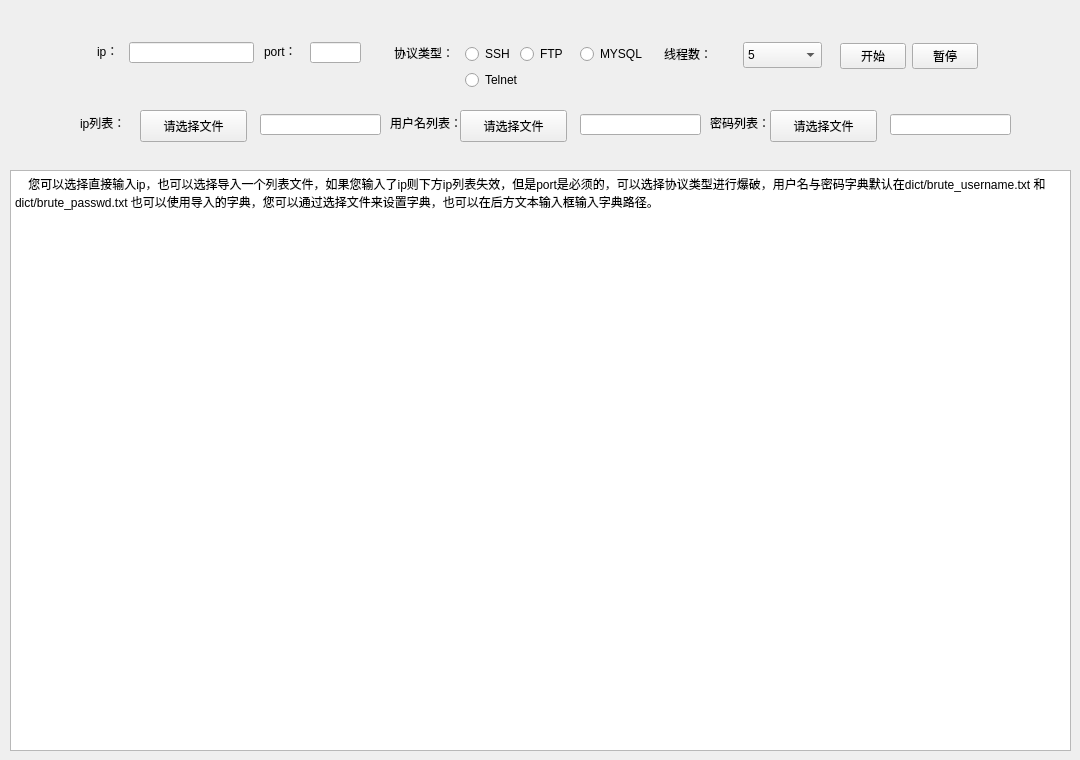
    <widget class="QWidget" name="tab_4">
     <attribute name="title">
      <string>暴力破解</string>
     </attribute>
     <widget class="QLabel" name="label_16">
      <property name="geometry">
       <rect>
        <x>97</x>
        <y>42</y>
        <width>24</width>
        <height>18</height>
       </rect>
      </property>
      <property name="text">
       <string>ip：</string>
      </property>
     </widget>
     <widget class="QLineEdit" name="lineEdit_brute_ip">
      <property name="geometry">
       <rect>
        <x>129</x>
        <y>42</y>
        <width>125</width>
        <height>21</height>
       </rect>
      </property>
     </widget>
     <widget class="QLabel" name="label_17">
      <property name="geometry">
       <rect>
        <x>264</x>
        <y>42</y>
        <width>38</width>
        <height>18</height>
       </rect>
      </property>
      <property name="text">
       <string>port：</string>
      </property>
     </widget>
     <widget class="QLineEdit" name="lineEdit_brute_port">
      <property name="geometry">
       <rect>
        <x>310</x>
        <y>42</y>
        <width>51</width>
        <height>21</height>
       </rect>
      </property>
     </widget>
     <widget class="QPlainTextEdit" name="plainTextEdit_brute_result">
      <property name="geometry">
       <rect>
        <x>10</x>
        <y>170</y>
        <width>1061</width>
        <height>581</height>
       </rect>
      </property>
      <property name="readOnly">
       <bool>true</bool>
      </property>
      <property name="plainText">
       <string>    您可以选择直接输入ip，也可以选择导入一个列表文件，如果您输入了ip则下方ip列表失效，但是port是必须的，可以选择协议类型进行爆破，用户名与密码字典默认在dict/brute_username.txt 和 dict/brute_passwd.txt 也可以使用导入的字典，您可以通过选择文件来设置字典，也可以在后方文本输入框输入字典路径。</string>
      </property>
     </widget>
     <widget class="QWidget" name="layoutWidget">
      <property name="geometry">
       <rect>
        <x>580</x>
        <y>40</y>
        <width>250</width>
        <height>32</height>
       </rect>
      </property>
      <layout class="QHBoxLayout" name="horizontalLayout_4"/>
     </widget>
     <widget class="QLabel" name="label_18">
      <property name="geometry">
       <rect>
        <x>394</x>
        <y>44</y>
        <width>65</width>
        <height>18</height>
       </rect>
      </property>
      <property name="text">
       <string>协议类型：</string>
      </property>
     </widget>
     <widget class="QRadioButton" name="radioButton_brute_ftp">
      <property name="geometry">
       <rect>
        <x>520</x>
        <y>44</y>
        <width>51</width>
        <height>20</height>
       </rect>
      </property>
      <property name="text">
       <string>FTP</string>
      </property>
     </widget>
     <widget class="QRadioButton" name="radioButton_brute_mysql">
      <property name="geometry">
       <rect>
        <x>580</x>
        <y>44</y>
        <width>71</width>
        <height>20</height>
       </rect>
      </property>
      <property name="text">
       <string>MYSQL</string>
      </property>
     </widget>
     <widget class="QLabel" name="label_19">
      <property name="geometry">
       <rect>
        <x>664</x>
        <y>44</y>
        <width>74</width>
        <height>20</height>
       </rect>
      </property>
      <property name="text">
       <string>线程数：</string>
      </property>
     </widget>
     <widget class="QComboBox" name="comboBox_brute_thread">
      <property name="geometry">
       <rect>
        <x>743</x>
        <y>42</y>
        <width>79</width>
        <height>26</height>
       </rect>
      </property>
      <item>
       <property name="text">
        <string>5</string>
       </property>
      </item>
      <item>
       <property name="text">
        <string>10</string>
       </property>
      </item>
      <item>
       <property name="text">
        <string>20</string>
       </property>
      </item>
      <item>
       <property name="text">
        <string>35</string>
       </property>
      </item>
     </widget>
     <widget class="QRadioButton" name="radioButton_brute_ssh">
      <property name="geometry">
       <rect>
        <x>465</x>
        <y>44</y>
        <width>51</width>
        <height>20</height>
       </rect>
      </property>
      <property name="text">
       <string>SSH</string>
      </property>
     </widget>
     <widget class="QLabel" name="label_20">
      <property name="geometry">
       <rect>
        <x>80</x>
        <y>114</y>
        <width>50</width>
        <height>18</height>
       </rect>
      </property>
      <property name="text">
       <string>ip列表：</string>
      </property>
     </widget>
     <widget class="QPushButton" name="pushButton_brute_set_iplist">
      <property name="geometry">
       <rect>
        <x>140</x>
        <y>110</y>
        <width>107</width>
        <height>32</height>
       </rect>
      </property>
      <property name="text">
       <string>请选择文件</string>
      </property>
     </widget>
     <widget class="QLineEdit" name="lineEdit_brute_iplist">
      <property name="geometry">
       <rect>
        <x>260</x>
        <y>114</y>
        <width>121</width>
        <height>21</height>
       </rect>
      </property>
     </widget>
     <widget class="QLabel" name="label_21">
      <property name="geometry">
       <rect>
        <x>390</x>
        <y>114</y>
        <width>78</width>
        <height>18</height>
       </rect>
      </property>
      <property name="text">
       <string>用户名列表：</string>
      </property>
     </widget>
     <widget class="QPushButton" name="pushButton_brute_set_usernamelist">
      <property name="geometry">
       <rect>
        <x>460</x>
        <y>110</y>
        <width>107</width>
        <height>32</height>
       </rect>
      </property>
      <property name="text">
       <string>请选择文件</string>
      </property>
     </widget>
     <widget class="QLineEdit" name="lineEdit_brute_usernamelist">
      <property name="geometry">
       <rect>
        <x>580</x>
        <y>114</y>
        <width>121</width>
        <height>21</height>
       </rect>
      </property>
     </widget>
     <widget class="QLabel" name="label_22">
      <property name="geometry">
       <rect>
        <x>710</x>
        <y>114</y>
        <width>65</width>
        <height>18</height>
       </rect>
      </property>
      <property name="text">
       <string>密码列表：</string>
      </property>
     </widget>
     <widget class="QPushButton" name="pushButton_brute_set_passwdlist">
      <property name="geometry">
       <rect>
        <x>770</x>
        <y>110</y>
        <width>107</width>
        <height>32</height>
       </rect>
      </property>
      <property name="text">
       <string>请选择文件</string>
      </property>
     </widget>
     <widget class="QLineEdit" name="lineEdit_brute_passwdlist">
      <property name="geometry">
       <rect>
        <x>890</x>
        <y>114</y>
        <width>121</width>
        <height>21</height>
       </rect>
      </property>
     </widget>
     <widget class="QWidget" name="layoutWidget">
      <property name="geometry">
       <rect>
        <x>840</x>
        <y>40</y>
        <width>138</width>
        <height>32</height>
       </rect>
      </property>
      <layout class="QHBoxLayout" name="horizontalLayout_10">
       <item>
        <widget class="QPushButton" name="pushButton_brute_start">
         <property name="text">
          <string>开始</string>
         </property>
        </widget>
       </item>
       <item>
        <widget class="QPushButton" name="pushButton_brute_stop">
         <property name="text">
          <string>暂停</string>
         </property>
        </widget>
       </item>
      </layout>
     </widget>
     <widget class="QRadioButton" name="radioButton_brute_telnet">
      <property name="geometry">
       <rect>
        <x>465</x>
        <y>70</y>
        <width>100</width>
        <height>20</height>
       </rect>
      </property>
      <property name="text">
       <string>Telnet</string>
      </property>
     </widget>
    </widget>
